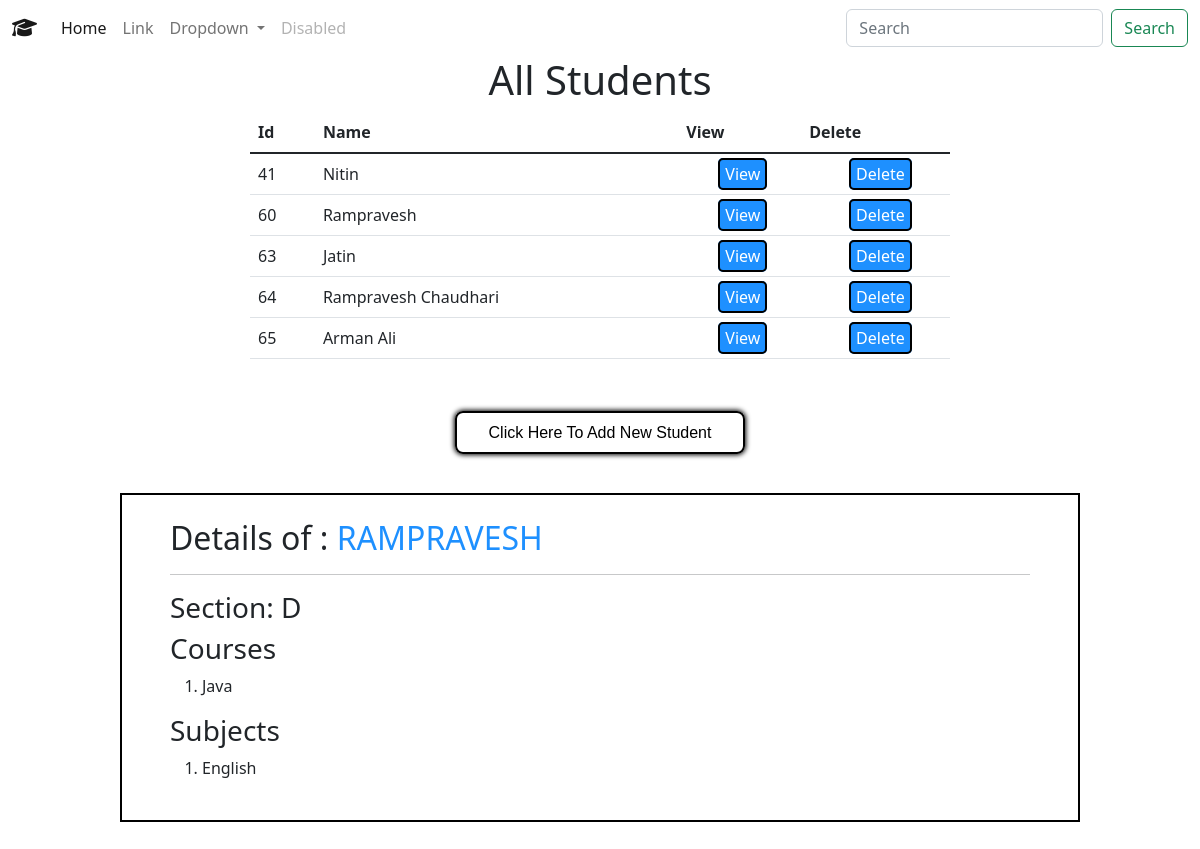
The page /show/60/ on the database its author committed.
### core/models.py (models this page shows, shortened)
class Student(models.Model):
    student_name = models.CharField(max_length=100, default="")

class Section(models.Model):
    student = models.OneToOneField(
        Student, on_delete=models.CASCADE, related_name="section",)
    select_section = (
        ("A", "A"),
        ("B", "B"),
        ("C", "C"),
        ("D", "D"),
        ("E", "E")
    )
    section_name = models.CharField(max_length=10, choices=select_section)

class Course(models.Model):
    course_choices = (
        ("Python", "Python"),
        ("Java", "Java"),
        ("Django Framework", "Django Framework"),
        ("Golang", "Golang"),
        ("Machine Learning", "Machine Learning"),
        ("DBMS", "DBMS"),
    )
    student = models.ForeignKey(
        Student, on_delete=models.CASCADE, related_name="course")
    course_name = models.CharField(
        max_length=100, default="", choices=course_choices)

class Subject(models.Model):
    select_subject = (
        ("Hindi", "Hindi"),
        ("English", "English"),
        ("Math", "Math"),
        ("Physics", "Physics"),
        ("Social Science", "Social Science"),
        ("Chemistry", "Chemistry"),
    )
    student = models.ManyToManyField(Student, related_name="subject")
    subject_name = models.CharField(max_length=30, choices=select_subject)

### core/views.py (the view)
# urls.py: path("show/<int:id>/", views.show, name="show"),
def show(request, id):
    students = Student.objects.all()
    student = Student.objects.get(pk=id)
    context = {
        'students': students,
        'student': student
    }
    return render(request, "core/home.html", context)

### core/templates/core/home.html
{% extends 'core/base.html' %}
{% block content %}
<center>
    <h1>All Students</h1>
</center>
<div class="container-student">
    <table class="table">
        <head>
            <tr>
                <th scope="col">Id</th>
                <th scope="col">Name</th>
                <th scope="col">View</th>
                <th scope="col">Delete</th>
            </tr>
        </head>
        <tbody class="table-group-divider">
            {% for student in students %}
            <tr>
                <td>{{student.id}}</td>
                <td class="text-capitalize">{{student.student_name}}</td>
                <td class="center"><a href="{% url 'show' student.id %}">View</a></td>
                <td class="center"><a href="{% url 'delete' student.id %}">Delete</a></td>
            </tr>
            {% endfor %}
        </tbody>
    </table>
</div>
<h2 class="click-here text-danger">
    <a href="{% url 'addstudent' %}">Click Here To add new student
    </a>
</h2>
{% if student %}
<div class="details">
    <h2 class="name">Details of : <span class="text-uppercase">{{student.student_name}}</span></h2>
    <hr>
    <h3>Section: {{student.section.section_name}}</h3>
    <h3>Courses</h3>
    <ol>
        {% for course in student.course.all %}
        <li>{{ course.course_name }}</li>
        {% endfor %}
    </ol>
    <h3>Subjects</h3>
    <ol>
        {% for sub in student.subject.all %}
        <li>{{ sub.subject_name }}</li>
        {% endfor %}
    </ol>
</div>
{% endif %}
{% endblock content %}

### core/static/css/core.css (style rules this page uses)
h1 { animation: heading 4s linear infinite alternate; font-size: 3rem; }
table a { text-decoration: none; border: 2px solid black; color: rgb(255, 255, 255); padding: 3px 5px; border-radius: 5px; background-color: dodgerblue; position: relative; left: 30%; transition: all 200ms; }
table { border-collapse: collapse; padding: 12px; width: 90%; margin: auto; }
.container-student { margin: auto; width: clamp(600px, 60%, 700px); }
.click-here { margin: auto; margin-top: 2rem; padding: 1rem; }
.click-here { width: 80%; text-align: center; }
tr { transition: all 500ms; padding-top: 3rem !important; }
.click-here a { text-decoration: none; padding: .7rem 2rem; border-radius: .5rem; font-size: 1rem; color: black; border: 2px solid black; box-shadow: 0 0 5px 1px black; text-transform: capitalize; font-family: Arial, Helvetica, sans-serif; }
tr, th, td { border: 1px solid; padding: 2rem; }
.details { width: 80%; margin: 2rem auto; border: 2px solid black; padding: 1.5rem 3rem; }
.details .name span { color: dodgerblue; font-weight: normal; }

### rows shown on the page
Student: id "41", student_name "Nitin"
Student: id "60", student_name "Rampravesh", student_name "RAMPRAVESH", section.section_name "D"
Student: id "63", student_name "Jatin"
Student: id "64", student_name "Rampravesh Chaudhari"
Student: id "65", student_name "Arman Ali"
Course: course_name "Java"
Subject: subject_name "English"
